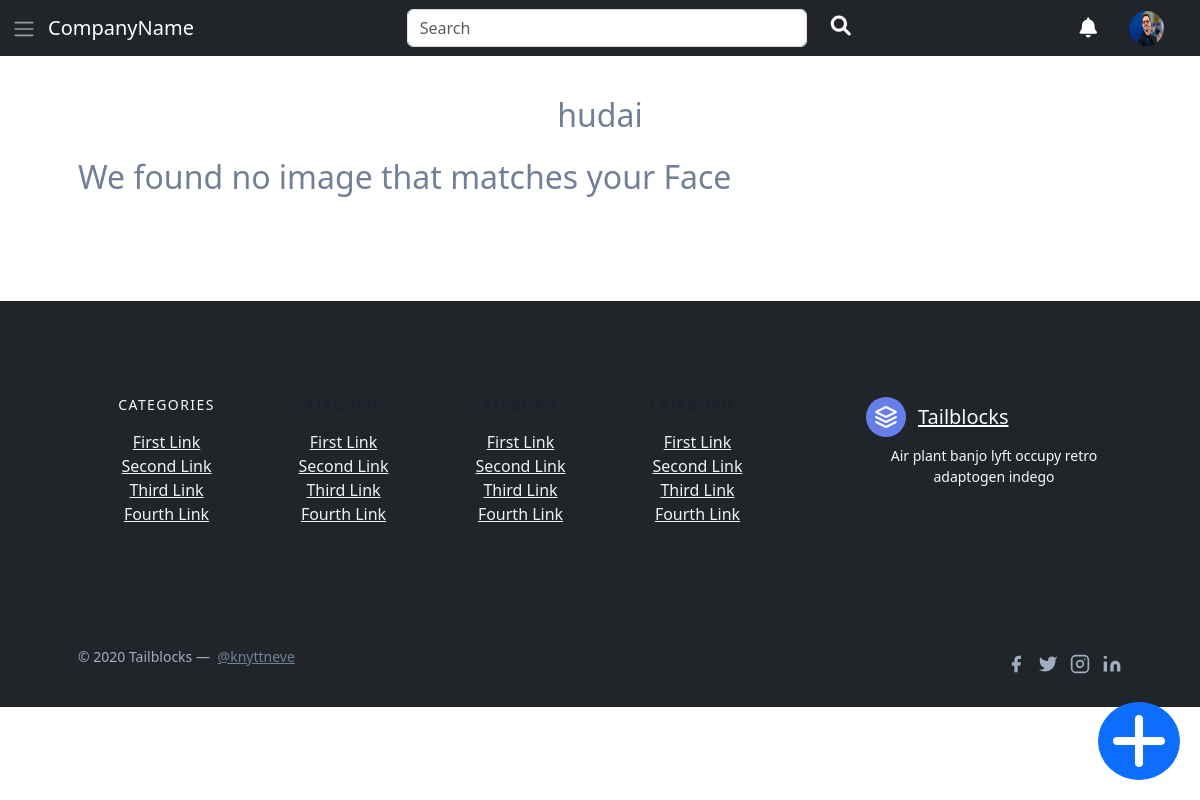
Page /client/checksimilarity/45 (signed in) on the committed database.
### accounts/models.py (models this page shows, shortened)
class User(AbstractUser):
    contact = models.CharField(max_length=15, blank=True, null=True)
    profilepicture = models.ImageField(upload_to='images/profilepictures', blank=True, null=True)
    pwd = models.CharField(max_length=100, blank=True, null=True)
    groups = models.ManyToManyField(
        'auth.Group',
        related_name='custom_user_set',
        blank=True
    )
    user_permissions = models.ManyToManyField(
        'auth.Permission',
        related_name='custom_user_permissions_set',
        blank=True
    )

### home/models.py (models this page shows, shortened)
class Event(models.Model):
    name = models.CharField(max_length=1000, default="")
    description = models.CharField(max_length=1000, default="")
    host = models.ForeignKey(settings.AUTH_USER_MODEL, on_delete=models.CASCADE, related_name='hosted_events', default="")
    event_date = models.DateField()
    published = models.BooleanField(default=False)
    code = models.CharField(max_length=10)

### client/views.py (the view, shortened to what this page needs)
# urls.py: path('checksimilarity/<int:eventID>', checkSimilarImages, name='checksimilarity'),
def checkSimilarImages(request, eventID):
    event_ = Event.objects.get(id=eventID)
    pics = PicsRelation.objects.filter(event=event_)
    matchedPics = []
    return render(request, "clientImages.html", {'event': event_})

### client/templates/clientImages.html (shortened to what this page needs)
{% extends 'layout.html' %}
{% block body %}
<section class="text-gray-600 body-font">
    <div class="container px-5 py-24 mx-auto">
        <h2 class="text-center">{{event.name}}  </h2>
      <div class="flex flex-wrap mt-4">
        {% if photos %}
        <h2 class="text-center">We found these images that matches your Face</h2>
        {% for photo in photos %}
        <div class="lg:w-1/4 md:w-1/2 p-4 w-full">
          <a class="block relative h-48 rounded overflow-hidden">
            <img alt="ecommerce" class="object-cover object-center w-full h-full block" src="/media/{{photo.image}}">
          </a>
          <div class="mt-4">
            <h3 class="text-gray-500 text-xs tracking-widest title-font mb-1"></h3>
            <h2 class="text-gray-900 title-font text-lg font-medium"></h2>
            <p class="mt-1">Uploaded on: {{photo.date}}</p>
          </div>
        </div>
        {% endfor %}
        {% else %}
        <h2 class="text-center">We found no image that matches your Face</h2>
        {% endif %}
      </div>
    </div>
  </section>
{% endblock %}

### accounts/templates/layout.html (shortened to what this page needs)
<!DOCTYPE html>
<html lang="en">
<head>
  <link href="https://unpkg.com/tailwindcss@^1.0/dist/tailwind.min.css" rel="stylesheet" />
  <link href="https://cdn.jsdelivr.net/npm/bootstrap@5.3.3/dist/css/bootstrap.min.css" rel="stylesheet"
>
<link rel="stylesheet" href="https://cdnjs.cloudflare.com/ajax/libs/font-awesome/6.0.0-beta3/css/all.min.css">
<link href="https://cdn.jsdelivr.net/npm/dropzone@5.9.2/dist/dropzone.css" rel="stylesheet" />
</head>
<body>
  <nav class="navbar navbar-expand-lg navbar-dark bg-dark fixed-top">
    <div class="container-fluid">
      <button class="" type="button" onclick="openNav()">
        <span class="navbar-toggler-icon"></span>
      </button>
      <a class="navbar-brand ml-3" href="#">CompanyName</a>
      <div class="collapse navbar-collapse" id="navbarSupportedContent">
        <form class="me-auto d-flex mx-auto mb-2 mb-lg-0" role="search">
          <input class="form-control me-2" type="search" placeholder="Search" aria-label="Search" style="width: 400px;">
          <a  class="mx-3 text-white" aria-current="page" ><i class="fas fa-lg fa-search mt-3"></i></a>
        </form>
        <ul class="navbar-nav me-2 d-flex">
          <li class="nav-item">
            <a class="mx-3 text-white" aria-current="page"><i class="fas fa-lg fa-bell mt-3"></i></a>
          </li>
          {% if user.is_authenticated %}
            <a  class="mx-3 text-white" aria-current="page" ><img src="/media/{{user.profilepicture}}" id="profilePicture" alt="" srcset=""></a>
          {% else %}
          <li class="nav-item">
            <a  class="mx-3 text-white" aria-current="page" ><i class="fas fa-lg fa-user mt-3"></i></a>
          </li>
          {% endif %}
        </ul>
      </div>
    </div>
  </nav>
  {% block body %} {% endblock %}
  <button href="#" class="btn btn-primary sticky-btn"  data-bs-toggle="modal" data-bs-target="#createEventModal"><i class="fas fa-4x fa-plus"></i></button>
  <footer class="text-gray-600 bg-dark body-font">
    <div
      class="container px-5 py-24 mx-auto flex md:items-center lg:items-start md:flex-row md:flex-nowrap flex-wrap flex-col">
      <div class="w-64 flex-shrink-0 md:mx-0 mx-auto text-center md:text-left md:mt-0 mt-10">
        <a class="flex title-font font-medium items-center md:justify-start justify-center  text-light">
          <svg xmlns="http://www.w3.org/2000/svg" fill="none" stroke="currentColor" stroke-linecap="round"
            stroke-linejoin="round" stroke-width="2" class="w-10 h-10 text-white p-2 bg-indigo-500 rounded-full"
            viewBox="0 0 24 24">
            <path d="M12 2L2 7l10 5 10-5-10-5zM2 17l10 5 10-5M2 12l10 5 10-5"></path>
          </svg>
          <span class="ml-3 text-xl">Tailblocks</span>
        </a>
        <p class="mt-2 text-sm  text-light">Air plant banjo lyft occupy retro adaptogen indego</p>
      </div>
      <div class="flex-grow flex flex-wrap md:pr-20 -mb-10 md:text-left text-center order-first">
        <div class="lg:w-1/4 md:w-1/2 w-full px-4">
          <h2 class="title-font font-medium  text-light tracking-widest text-sm mb-3">CATEGORIES</h2>
          <nav class="list-none mb-10">
            <li>
              <a class="text-gray-200 hover:text-gray-100">First Link</a>
            </li>
            <li>
              <a class="text-gray-200 hover:text-gray-100">Second Link</a>
            </li>
            <li>
              <a class="text-gray-200 hover:text-gray-100">Third Link</a>
            </li>
            <li>
              <a class="text-gray-200 hover:text-gray-100">Fourth Link</a>
            </li>
          </nav>
        </div>
        <div class="lg:w-1/4 md:w-1/2 w-full px-4">
          <h2 class="title-font font-medium text-gray-900 tracking-widest text-sm mb-3">CATEGORIES</h2>
          <nav class="list-none mb-10">
            <li>
              <a class="text-gray-200 hover:text-gray-100">First Link</a>
            </li>
            <li>
              <a class="text-gray-200 hover:text-gray-100">Second Link</a>
            </li>
            <li>
              <a class="text-gray-200 hover:text-gray-100">Third Link</a>
            </li>
            <li>
              <a class="text-gray-200 hover:text-gray-100">Fourth Link</a>
            </li>
          </nav>
        </div>
        <div class="lg:w-1/4 md:w-1/2 w-full px-4">
          <h2 class="title-font font-medium text-gray-900 tracking-widest text-sm mb-3">CATEGORIES</h2>
          <nav class="list-none mb-10">
            <li>
              <a class="text-gray-200 hover:text-gray-100">First Link</a>
            </li>
            <li>
              <a class="text-gray-200 hover:text-gray-100">Second Link</a>
            </li>
            <li>
              <a class="text-gray-200 hover:text-gray-100">Third Link</a>
            </li>
            <li>
              <a class="text-gray-200 hover:text-gray-100">Fourth Link</a>
            </li>
          </nav>
        </div>
        <div class="lg:w-1/4 md:w-1/2 w-full px-4">
          <h2 class="title-font font-medium text-gray-900 tracking-widest text-sm mb-3">CATEGORIES</h2>
          <nav class="list-none mb-10">
            <li>
              <a class="text-gray-200 hover:text-gray-100">First Link</a>
            </li>
            <li>
              <a class="text-gray-200 hover:text-gray-100">Second Link</a>
            </li>
            <li>
              <a class="text-gray-200 hover:text-gray-100">Third Link</a>
            </li>
            <li>
              <a class="text-gray-200 hover:text-gray-100">Fourth Link</a>
            </li>
          </nav>
        </div>
      </div>
    </div>
    <div class="bg-dark">
      <div class="container mx-auto py-4 px-5 flex flex-wrap flex-col sm:flex-row">
        <p class="text-gray-500 text-sm text-center sm:text-left">© 2020 Tailblocks —
          <a href="https://twitter.com/knyttneve" rel="noopener noreferrer" class="text-gray-600 ml-1"
            target="_blank">@knyttneve</a>
        </p>
        <span class="inline-flex sm:ml-auto sm:mt-0 mt-2 justify-center sm:justify-start">
          <a class="text-gray-500">
            <svg fill="currentColor" stroke-linecap="round" stroke-linejoin="round" stroke-width="2" class="w-5 h-5"
              viewBox="0 0 24 24">
              <path d="M18 2h-3a5 5 0 00-5 5v3H7v4h3v8h4v-8h3l1-4h-4V7a1 1 0 011-1h3z"></path>
            </svg>
          </a>
          <a class="ml-3 text-gray-500">
            <svg fill="currentColor" stroke-linecap="round" stroke-linejoin="round" stroke-width="2" class="w-5 h-5"
              viewBox="0 0 24 24">
              <path
                d="M23 3a10.9 10.9 0 01-3.14 1.53 4.48 4.48 0 00-7.86 3v1A10.66 10.66 0 013 4s-4 9 5 13a11.64 11.64 0 01-7 2c9 5 20 0 20-11.5a4.5 4.5 0 00-.08-.83A7.72 7.72 0 0023 3z">
              </path>
            </svg>
          </a>
          <a class="ml-3 text-gray-500">
            <svg fill="none" stroke="currentColor" stroke-linecap="round" stroke-linejoin="round" stroke-width="2"
              class="w-5 h-5" viewBox="0 0 24 24">
              <rect width="20" height="20" x="2" y="2" rx="5" ry="5"></rect>
              <path d="M16 11.37A4 4 0 1112.63 8 4 4 0 0116 11.37zm1.5-4.87h.01"></path>
            </svg>
          </a>
          <a class="ml-3 text-gray-500">
            <svg fill="currentColor" stroke="currentColor" stroke-linecap="round" stroke-linejoin="round"
              stroke-width="0" class="w-5 h-5" viewBox="0 0 24 24">
              <path stroke="none"
                d="M16 8a6 6 0 016 6v7h-4v-7a2 2 0 00-2-2 2 2 0 00-2 2v7h-4v-7a6 6 0 016-6zM2 9h4v12H2z"></path>
              <circle cx="4" cy="4" r="2" stroke="none"></circle>
            </svg>
          </a>
        </span>
      </div>
    </div>
  </footer>
</body>
</html>

### accounts/templates/layout.html (style rules this page uses)
.sticky-btn { position: fixed; bottom: 20px; right: 20px; z-index: 9999; border-radius: 100%; }
#profilePicture { width: 35px; height: 35px; border-radius: 50%; margin: 0; padding: 0; }
body, html { height: 100%; }

### rows in the picture
User: profilepicture (picture)
Event: name "hudai"
